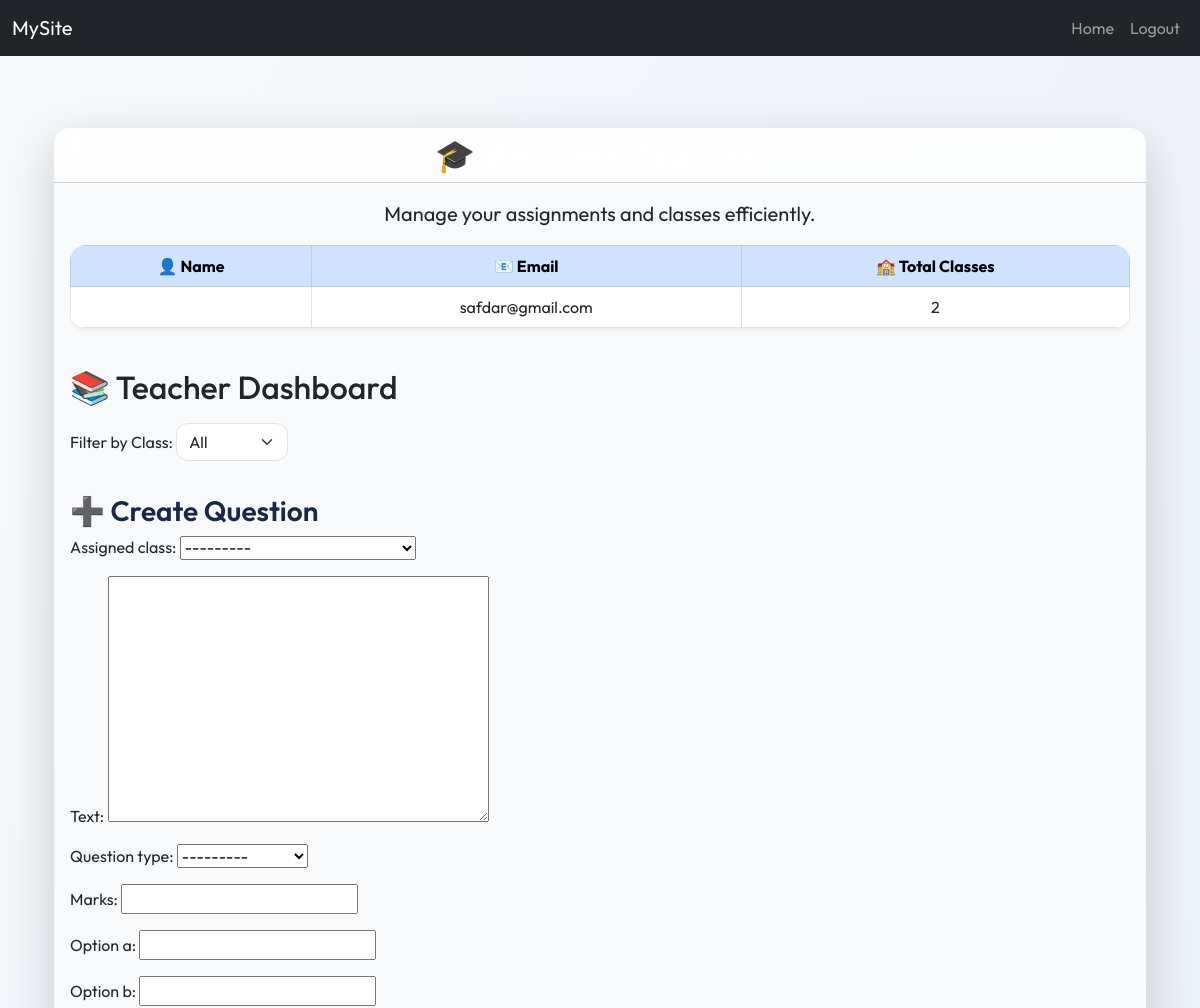
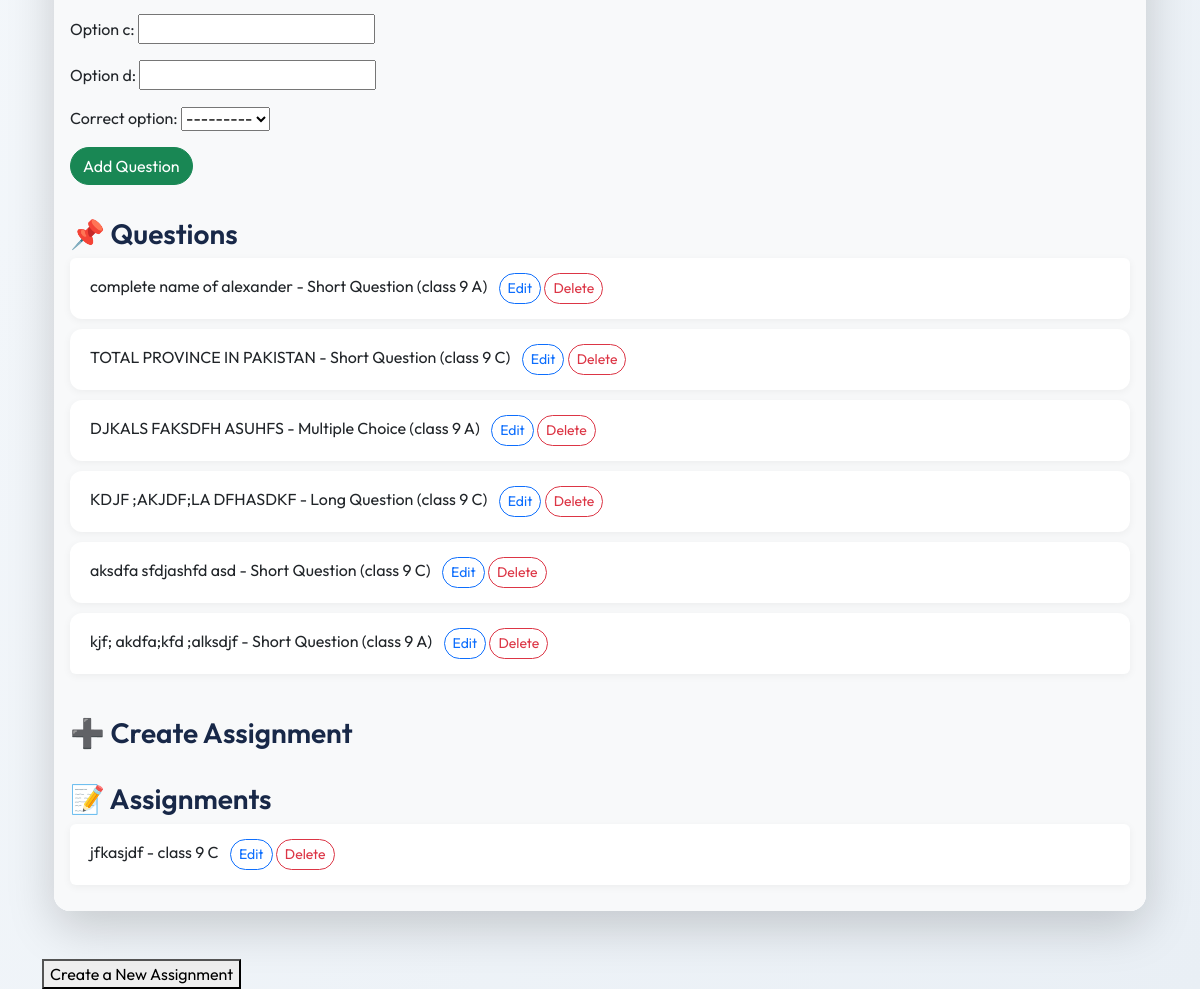
Page /user/teacher/dashboard/ (signed in) on the earlier database version (2 pictures, top to bottom).
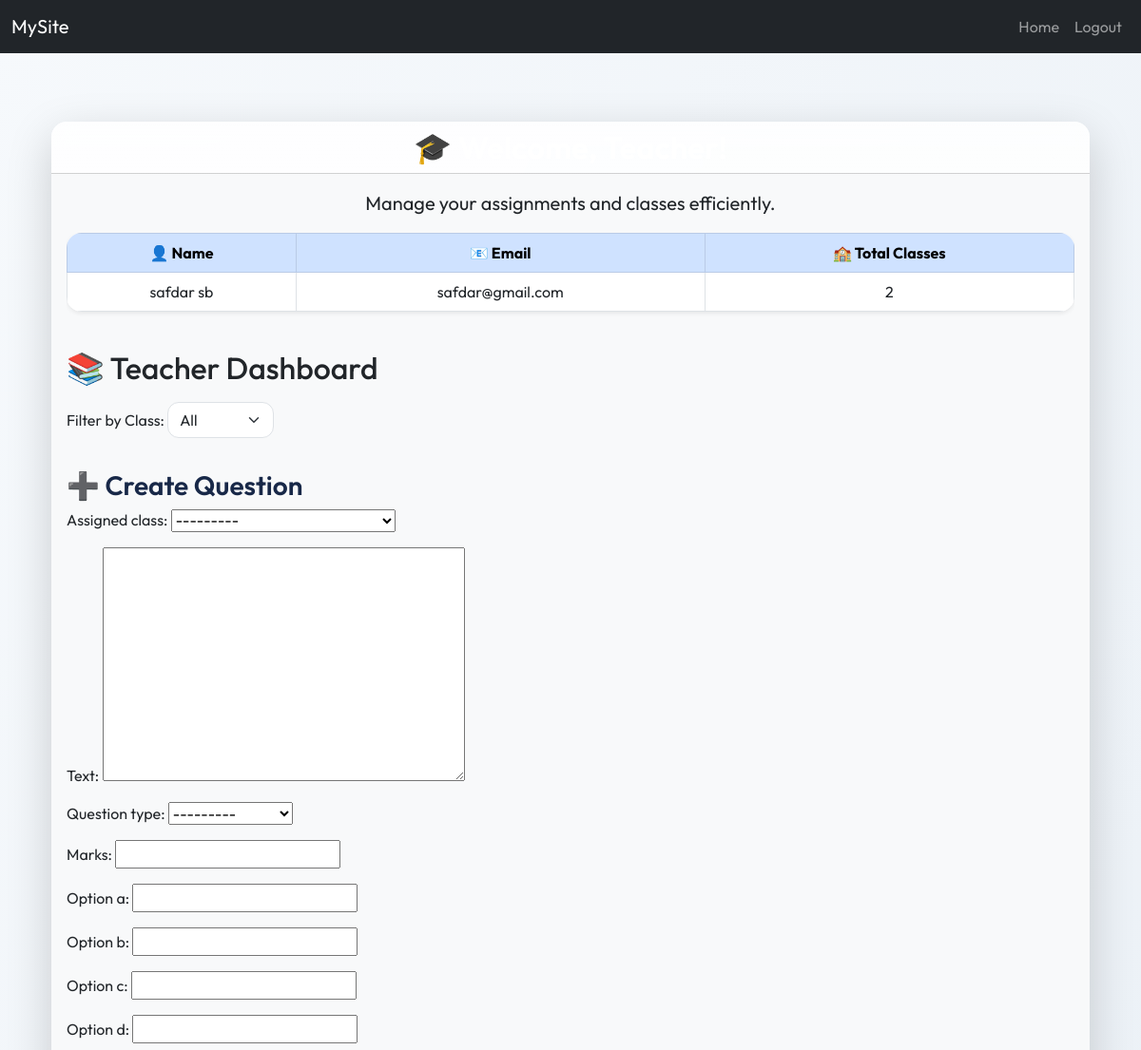
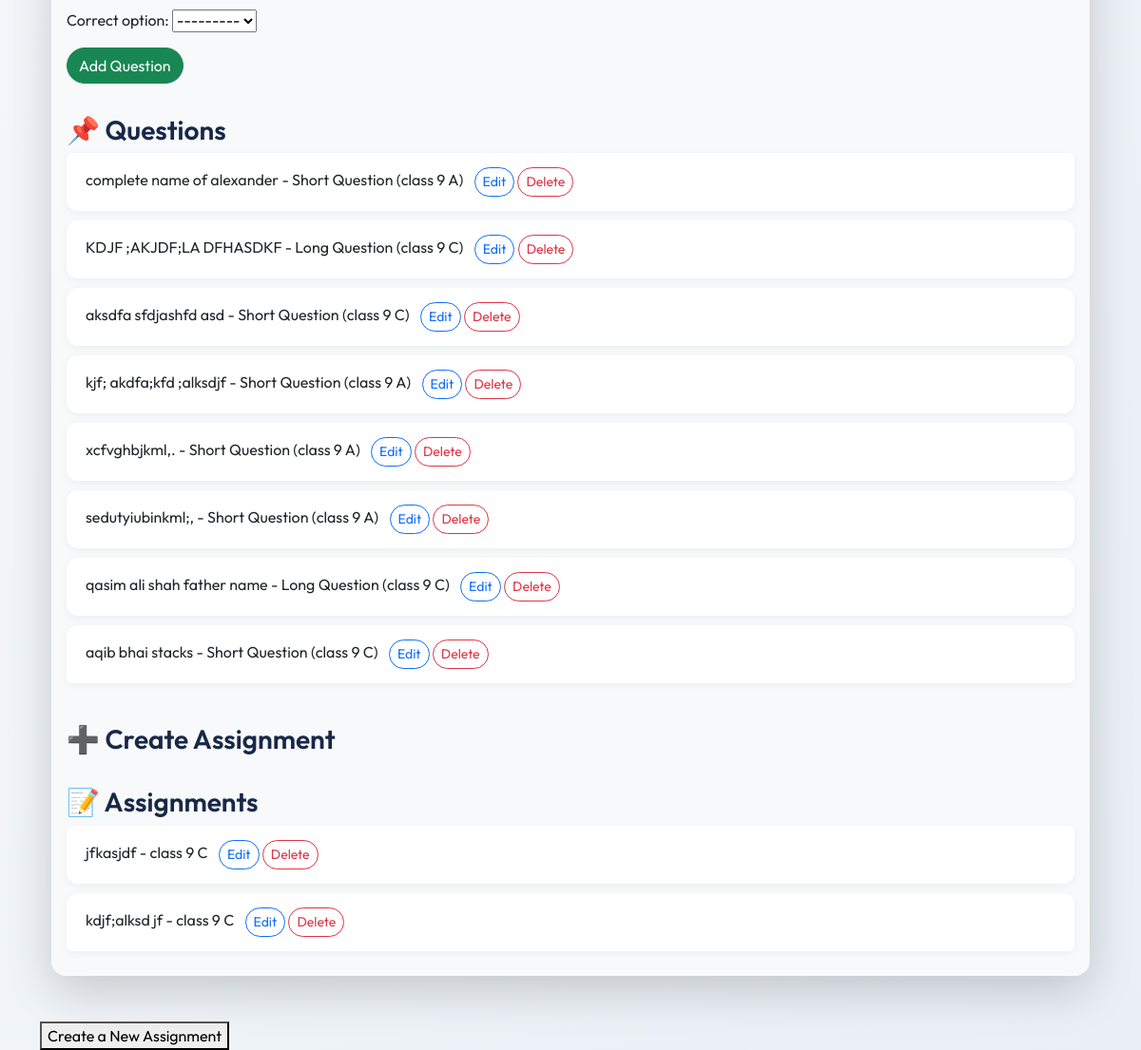
Same page on the later database version (2 pictures, top to bottom).
### users/models.py (models this page shows, shortened)
class User(AbstractBaseUser, PermissionsMixin):
    ROLE_CHOICES = [
        ('admin', 'Admin'),
        ('teacher', 'Teacher'),
        ('student', 'Student'),
    ]
    email = models.EmailField(unique=True)
    full_name = models.CharField(max_length=255)
    is_active = models.BooleanField(default=True)
    is_staff = models.BooleanField(default=False)
    role = models.CharField(max_length=20, choices=ROLE_CHOICES, default='student')
    date_joined = models.DateTimeField(auto_now_add=True)
    objects = CustomUserManager()
    USERNAME_FIELD = 'email'
    REQUIRED_FIELDS = ['full_name']

### assignments/models.py (models this page shows, shortened)
class AssignmentQuestion(models.Model):
    QUESTION_TYPE_CHOICES=[
        ('LONG', 'Long Question'),
        ('SHORT', 'Short Question'),
        ('MCQ', 'Multiple Choice')
    ]
    teacher = models.ForeignKey(
        User,
        on_delete= CASCADE,
        limit_choices_to={'role': 'teacher'},
        related_name= 'questions'
    )
    assigned_class = models.ForeignKey(ClassRoom, on_delete=CASCADE, related_name='questions')
    text = models.TextField()
    question_type = models.CharField(max_length=5, choices = QUESTION_TYPE_CHOICES)
    marks = models.PositiveIntegerField()
    option_a = models.CharField(max_length = 255, blank = True, null = True)
    option_b = models.CharField(max_length=255, blank=True, null=True)
    option_c = models.CharField(max_length=255, blank=True, null=True)
    option_d = models.CharField(max_length=255, blank=True, null=True)
    correct_option = models.CharField(
        max_length=1,
        choices = [('a','A'), ('b', 'B'), ('c', 'C'), ('d', 'D')],
        null=True,
        blank=True,
    )
    created_at = models.DateTimeField(auto_now_add=True)

class Assignment(models.Model):
    title = models.CharField(max_length=255, verbose_name='Title')
    description = models.TextField(verbose_name='Description', blank=True, null=True)
    due_date = models.DateTimeField(validators=[validate_due_date])
    created_at = models.DateTimeField(auto_now_add=True)
    teacher = models.ForeignKey(
        User,
        on_delete=CASCADE,
        limit_choices_to={'role': 'teacher'},
        related_name='assignments',
        blank=True,
        null=True
    )
    assigned_class = models.ForeignKey(
        ClassRoom,
        on_delete=CASCADE,
        related_name='assignments')
    questions = models.ManyToManyField(
        AssignmentQuestion,
        through = 'AssignmentQuestionThrough',
        related_name = 'assignments'
    )

### school/models.py (models this page shows, shortened)
class ClassRoom(models.Model):
    name = models.CharField(max_length=100)
    grade_level= models.IntegerField(validators=[validate_grade_level])
    school = models.ForeignKey(School, on_delete=models.CASCADE, related_name='classes')
    assigned_teacher = models.ForeignKey(
        User,
        on_delete=models.SET_NULL,
        null=True,
        blank=True,
        limit_choices_to={'role': 'teacher'},
        related_name='teaching_classes'
    )
    students = models.ManyToManyField(
        User,
        blank=True,
        limit_choices_to={'role': 'student'},
        related_name='enrolled_classes'
    )
    is_active = models.BooleanField(default=True, verbose_name="Is Active")
    created_at = models.DateTimeField(auto_now_add=True)
    class Meta:
        unique_together = ('name', 'school')  #here ensuring classname should be unique, we fullfilled one section or multiple section requirements here
    def __str__(self):
        return f"{self.name} - Grade {self.grade_level} ({self.school.name})"

### users/views.py (the view, shortened to what this page needs)
# urls.py: path('teacher/dashboard/', TeacherDashboardView.as_view(), name='teacher_dashboard'),
@method_decorator(teacher_required, name='dispatch')
class TeacherDashboardView(View):
    template_name = 'teacher_dashboard.html'
    def get(self, request):
        if request.user.role !='teacher':
            return HttpResponse("this moduel is only for teacher")
        name_is, email_is, temp = teacher_basic_info(request)
        class_filter = request.GET.get('class_id')
        classes = request.user.teaching_classes.all()
        if class_filter:
            questions = AssignmentQuestion.objects.filter(teacher = request.user, assigned_class__id = class_filter)
            assignments = Assignment.objects.filter(teacher = request.user, assigned_class__id = class_filter)
        else:
            questions = AssignmentQuestion.objects.filter(teacher = request.user)
            assignments = Assignment.objects.filter(teacher=request.user)
        question_forms = {
            q.id: AssignmentQuestionInLineForm(instance=q, user=request.user)
            for q in questions
        }
        context = {
            'classes': classes,
            'selected_class_id':class_filter,
            "assignment_form": AssignmentForm(request = request),
            "question_form":AssignmentQuestionInLineForm(user=request.user),
            'question_forms' : question_forms,
            'assignments' : assignments,
            'questions': questions,
            "name_is": name_is,
            "email_is": email_is,
            'total_classes': temp
        }
        return render(request, self.template_name, context)

### assignments/forms.py (shortened to what this page needs)
class AssignmentForm(forms.ModelForm):
    class Meta:
        model = Assignment
        fields = ['title', 'assigned_class', 'due_date']
    def __init__(self, *args, **kwargs):
        self.request = kwargs.pop("request", None)
        super().__init__(*args, **kwargs)
        if self.request and self.request.user.role == "teacher":
            self.fields['assigned_class'].queryset = self.request.user.teaching_classes.all()

class AssignmentQuestionInLineForm(forms.ModelForm):
    class Meta:
        model = AssignmentQuestion
        fields = ('assigned_class', 'text', 'question_type', 'marks', 'option_a', 'option_b', 'option_c', 'option_d', 'correct_option')
    def __init__(self, *args, **kwargs):
        user = kwargs.pop('user', None)
        super().__init__(*args, **kwargs)
        self.user = user
        self.fields['assigned_class'].queryset = ClassRoom.objects.filter(assigned_teacher=user)

### users/templatetags/custom_filters.py (called while the page is built)
@register.filter
def get_item(dictionary, key):
    return dictionary.get(key)

### users/views.py (called while the page is built)
def teacher_basic_info(request):
    role_is = request.user.role
    name_is = request.user.full_name
    email_is = request.user.email
    all_classes_of_teacher = ClassRoom.objects.filter(assigned_teacher__email__iexact=email_is)
    temp = 0
    for class_ in all_classes_of_teacher:
        temp += 1
    return name_is, email_is, temp

### users/templates/teacher_dashboard.html (shortened to what this page needs)
{% extends 'base.html' %}
{% load custom_filters %}
{% block content %}
<div class="container py-5">
    <div class="card shadow-lg border-0 rounded-4">
        <div class="card-header bg-gradient text-white rounded-top-4"
             style="background: linear-gradient(135deg, #4b6cb7 0%, #182848 100%);">
            <h2 class="text-center mb-0">🎓 Welcome, Teacher!</h2>
        </div>
        <div class="card-body bg-light rounded-bottom-4">
            <p class="text-center fs-5">Manage your assignments and classes efficiently.</p>
            <div class="table-responsive mb-4">
                <table class="table table-hover table-bordered rounded-4 overflow-hidden shadow-sm bg-white">
                    <thead class="table-primary text-center">
                    <tr>
                        <th>👤 Name</th>
                        <th>📧 Email</th>
                        <th>🏫 Total Classes</th>
                    </tr>
                    </thead>
                    <tbody class="text-center">
                    <tr>
                        <td>{{ name_is }}</td>
                        <td>{{ email_is }}</td>
                        <td>{{ total_classes }}</td>
                    </tr>
                    </tbody>
                </table>
            </div>
            <h2 class="mb-3">📚 Teacher Dashboard</h2>
            <form class="mb-4" method="get">
                <label class="form-label">Filter by Class:</label>
                <select class="form-select w-auto d-inline-block" name="class_id" onchange="this.form.submit()">
                    <option value="">All</option>
                </select>
            </form>
            <h3>➕ Create Question</h3>
            <form class="mb-4" method="post">
                {{ question_form.as_p }}
                <button class="btn btn-success" type="submit">Add Question</button>
            </form>
            <h3>📌 Questions</h3>
            <ul class="list-group mb-4">
                {% for q in questions %}
                <li class="list-group-item">
                    <div id="question-display-{{ q.id }}">
                        {{ q.text }} - {{ q.get_question_type_display }} ({{ q.assigned_class.name }})
                        <button class="btn btn-sm btn-outline-primary ms-2"
                                onclick="toggleEditForm('{{ q.id }}', 'question')">Edit
                        </button>
                        <form method="post" style="display:inline;">
                            <button class="btn btn-sm btn-outline-danger" type="submit">Delete</button>
                        </form>
                    </div>
                </li>
                {% empty %}
                <li class="list-group-item text-muted">No questions available.</li>
                {% endfor %}
            </ul>
            <h3>➕ Create Assignment</h3>
            <h3>📝 Assignments</h3>
            <ul class="list-group">
                {% for a in assignments %}
                <li class="list-group-item">
                    <div id="assignment-display-{{ a.id }}">
                        {{ a.title }} - {{ a.assigned_class.name }}
                        <button class="btn btn-sm btn-outline-primary ms-2"
                                onclick="toggleEditForm('{{ a.id }}', 'assignment')">Edit
                        </button>
                        <form method="post" style="display:inline;">
                            <button class="btn btn-sm btn-outline-danger" type="submit">Delete</button>
                        </form>
                    </div>
                </li>
                {% empty %}
                <li class="list-group-item text-muted">No assignments available.</li>
                {% endfor %}
            </ul>
        </div>
    </div>
</div>
<div>
    <a href="{% url 'assignment_create_view' %}">
        <button type="button" >Create a New Assignment</button>
    </a>
</div>
{% endblock %}

### core/templates/base.html (shortened to what this page needs)
{% load static %}
<!DOCTYPE html>
<html lang="en">
<head>
    <link rel="stylesheet" href="{% static 'bootstrap/css/bootstrap.min.css' %}">
    <link rel="stylesheet" href="https://cdn.jsdelivr.net/npm/bootstrap@5.3.0/dist/css/bootstrap.min.css">
</head>
<body>
<nav class="navbar navbar-expand-lg navbar-dark bg-dark">
  <div class="container-fluid">
    <a class="navbar-brand" href="/">MySite</a>
    <div class="collapse navbar-collapse" id="navbarNav">
      <ul class="navbar-nav ms-auto">
        <li class="nav-item">
          <a class="nav-link" href="/">Home</a>
        </li>
        {% if user.is_authenticated %}
          <li class="nav-item">
            <a class="nav-link" href="{% url 'logout' %}">Logout</a>
          </li>
        {% endif %}
      </ul>
    </div>
  </div>
</nav>
<div class="container mt-4">
    {% block content %}
    {% endblock %}
</div>
</body>
</html>

### users/templates/teacher_dashboard.html (style rules this page uses)
body { font-family: 'Outfit', sans-serif; background: linear-gradient(120deg, #f6f9fc, #e9eff5); color: #333; }
.card { background: rgba(255, 255, 255, 0.85); backdrop-filter: blur(12px); border-radius: 1.5rem; border: 1px solid rgba(255, 255, 255, 0.2); box-shadow: 0 20px 50px rgba(0, 0, 0, 0.1); }
.card-header h2 { font-weight: 600; letter-spacing: 0.5px; }
.table { border-radius: 1rem; overflow: hidden; }
.btn { border-radius: 50px; transition: all 0.3s ease; }
.form-select, .form-control { border-radius: 12px; }
h3 { margin-top: 2rem; font-weight: 600; color: #182848; }
.list-group-item { background-color: #fff; border: none; box-shadow: 0 2px 8px rgba(0, 0, 0, 0.05); border-radius: 12px; margin-bottom: 10px; padding: 15px 20px; }
.table th, .table td { vertical-align: middle; }

Differences in the rows shown:
removed AssignmentQuestion: text "TOTAL PROVINCE IN PAKISTAN", question_type "Short Question", assigned_class.name "class 9 C"
removed AssignmentQuestion: text "DJKALS FAKSDFH ASUHFS", question_type "Multiple Choice", assigned_class.name "class 9 A"
changed User "safdar@gmail.com": full_name (not shown) → "safdar sb"
added AssignmentQuestion: text "xcfvghbjkml,.", question_type "Short Question", assigned_class.name "class 9 A"
added AssignmentQuestion: text "sedutyiubinkml;,", question_type "Short Question", assigned_class.name "class 9 A"
added AssignmentQuestion: text "qasim ali shah father name", question_type "Long Question", assigned_class.name "class 9 C"
added AssignmentQuestion: text "aqib bhai stacks", question_type "Short Question", assigned_class.name "class 9 C"
added Assignment: title "kdjf;alksd jf", assigned_class.name "class 9 C"
